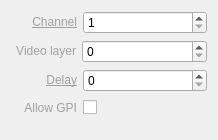
<?xml version="1.0" encoding="UTF-8"?>
<ui version="4.0">
 <class>InspectorOutputWidget</class>
 <widget class="QWidget" name="InspectorOutputWidget">
  <property name="geometry">
   <rect>
    <x>0</x>
    <y>0</y>
    <width>218</width>
    <height>140</height>
   </rect>
  </property>
  <property name="sizePolicy">
   <sizepolicy hsizetype="Expanding" vsizetype="Preferred">
    <horstretch>0</horstretch>
    <verstretch>0</verstretch>
   </sizepolicy>
  </property>
  <layout class="QVBoxLayout" name="verticalLayout">
   <item>
    <layout class="QHBoxLayout" name="horizontalLayoutChannel">
     <item>
      <spacer name="horizontalSpacerChannel">
       <property name="orientation">
        <enum>Qt::Horizontal</enum>
       </property>
       <property name="sizeType">
        <enum>QSizePolicy::Fixed</enum>
       </property>
       <property name="sizeHint" stdset="0">
        <size>
         <width>21</width>
         <height>20</height>
        </size>
       </property>
      </spacer>
     </item>
     <item>
      <widget class="QLabel" name="labelChannel">
       <property name="text">
        <string>&lt;a href=&quot;Channel&quot; style=&quot;color: #A0A0A0;&quot;&gt;Channel&lt;/a&gt;</string>
       </property>
       <property name="alignment">
        <set>Qt::AlignRight|Qt::AlignTrailing|Qt::AlignVCenter</set>
       </property>
      </widget>
     </item>
     <item>
      <widget class="QSpinBox" name="spinBoxChannel">
       <property name="sizePolicy">
        <sizepolicy hsizetype="Expanding" vsizetype="Fixed">
         <horstretch>0</horstretch>
         <verstretch>0</verstretch>
        </sizepolicy>
       </property>
       <property name="minimum">
        <number>1</number>
       </property>
       <property name="maximum">
        <number>99</number>
       </property>
      </widget>
     </item>
    </layout>
   </item>
   <item>
    <layout class="QHBoxLayout" name="horizontalLayoutVideolayer">
     <item>
      <spacer name="horizontalSpacerVideolayer">
       <property name="orientation">
        <enum>Qt::Horizontal</enum>
       </property>
       <property name="sizeType">
        <enum>QSizePolicy::Fixed</enum>
       </property>
       <property name="sizeHint" stdset="0">
        <size>
         <width>5</width>
         <height>20</height>
        </size>
       </property>
      </spacer>
     </item>
     <item>
      <widget class="QLabel" name="labelVideolayer">
       <property name="text">
        <string>&lt;a href=&quot;Video layer&quot; style=&quot;color: #A0A0A0;&quot;&gt;Video layer&lt;/a&gt;</string>
       </property>
       <property name="alignment">
        <set>Qt::AlignRight|Qt::AlignTrailing|Qt::AlignVCenter</set>
       </property>
      </widget>
     </item>
     <item>
      <widget class="QSpinBox" name="spinBoxVideolayer">
       <property name="sizePolicy">
        <sizepolicy hsizetype="Expanding" vsizetype="Fixed">
         <horstretch>0</horstretch>
         <verstretch>0</verstretch>
        </sizepolicy>
       </property>
       <property name="maximum">
        <number>9999</number>
       </property>
      </widget>
     </item>
    </layout>
   </item>
   <item>
    <layout class="QHBoxLayout" name="horizontalLayoutDelay">
     <item>
      <spacer name="horizontalSpacerDelay">
       <property name="orientation">
        <enum>Qt::Horizontal</enum>
       </property>
       <property name="sizeType">
        <enum>QSizePolicy::Fixed</enum>
       </property>
       <property name="sizeHint" stdset="0">
        <size>
         <width>35</width>
         <height>20</height>
        </size>
       </property>
      </spacer>
     </item>
     <item>
      <widget class="QLabel" name="labelDelay">
       <property name="text">
        <string>&lt;a href=&quot;Delay&quot; style=&quot;color: #A0A0A0;&quot;&gt;Delay&lt;/a&gt;</string>
       </property>
       <property name="alignment">
        <set>Qt::AlignRight|Qt::AlignTrailing|Qt::AlignVCenter</set>
       </property>
      </widget>
     </item>
     <item>
      <widget class="QSpinBox" name="spinBoxDelay">
       <property name="sizePolicy">
        <sizepolicy hsizetype="Expanding" vsizetype="Fixed">
         <horstretch>0</horstretch>
         <verstretch>0</verstretch>
        </sizepolicy>
       </property>
       <property name="maximum">
        <number>99999</number>
       </property>
      </widget>
     </item>
    </layout>
   </item>
   <item>
    <layout class="QHBoxLayout" name="horizontalLayoutAllowGpi">
     <item>
      <spacer name="horizontalSpacerAllowGpi1">
       <property name="orientation">
        <enum>Qt::Horizontal</enum>
       </property>
       <property name="sizeType">
        <enum>QSizePolicy::Fixed</enum>
       </property>
       <property name="sizeHint" stdset="0">
        <size>
         <width>13</width>
         <height>20</height>
        </size>
       </property>
      </spacer>
     </item>
     <item>
      <widget class="QLabel" name="labelAllowGpi">
       <property name="text">
        <string>&lt;a href=&quot;Allow GPI&quot; style=&quot;color: #A0A0A0;&quot;&gt;Allow GPI&lt;/a&gt;</string>
       </property>
       <property name="alignment">
        <set>Qt::AlignRight|Qt::AlignTrailing|Qt::AlignVCenter</set>
       </property>
      </widget>
     </item>
     <item>
      <widget class="QCheckBox" name="checkBoxAllowGpi">
       <property name="layoutDirection">
        <enum>Qt::RightToLeft</enum>
       </property>
       <property name="text">
        <string/>
       </property>
      </widget>
     </item>
     <item>
      <spacer name="horizontalSpacerAllowGpi2">
       <property name="orientation">
        <enum>Qt::Horizontal</enum>
       </property>
       <property name="sizeHint" stdset="0">
        <size>
         <width>40</width>
         <height>20</height>
        </size>
       </property>
      </spacer>
     </item>
    </layout>
   </item>
   <item>
    <spacer name="verticalSpacerOutput">
     <property name="orientation">
      <enum>Qt::Vertical</enum>
     </property>
     <property name="sizeType">
      <enum>QSizePolicy::Fixed</enum>
     </property>
     <property name="sizeHint" stdset="0">
      <size>
       <width>20</width>
       <height>10</height>
      </size>
     </property>
    </spacer>
   </item>
  </layout>
 </widget>
 <resources/>
 <connections>
  <connection>
   <sender>spinBoxChannel</sender>
   <signal>valueChanged(int)</signal>
   <receiver>InspectorOutputWidget</receiver>
   <slot>channelChanged(int)</slot>
   <hints>
    <hint type="sourcelabel">
     <x>196</x>
     <y>29</y>
    </hint>
    <hint type="destinationlabel">
     <x>206</x>
     <y>46</y>
    </hint>
   </hints>
  </connection>
  <connection>
   <sender>spinBoxVideolayer</sender>
   <signal>valueChanged(int)</signal>
   <receiver>InspectorOutputWidget</receiver>
   <slot>videolayerChanged(int)</slot>
   <hints>
    <hint type="sourcelabel">
     <x>196</x>
     <y>57</y>
    </hint>
    <hint type="destinationlabel">
     <x>206</x>
     <y>77</y>
    </hint>
   </hints>
  </connection>
  <connection>
   <sender>spinBoxDelay</sender>
   <signal>valueChanged(int)</signal>
   <receiver>InspectorOutputWidget</receiver>
   <slot>delayChanged(int)</slot>
   <hints>
    <hint type="sourcelabel">
     <x>196</x>
     <y>85</y>
    </hint>
    <hint type="destinationlabel">
     <x>206</x>
     <y>104</y>
    </hint>
   </hints>
  </connection>
  <connection>
   <sender>labelDelay</sender>
   <signal>linkActivated(QString)</signal>
   <receiver>InspectorOutputWidget</receiver>
   <slot>resetDelay(QString)</slot>
   <hints>
    <hint type="sourcelabel">
     <x>58</x>
     <y>80</y>
    </hint>
    <hint type="destinationlabel">
     <x>8</x>
     <y>79</y>
    </hint>
   </hints>
  </connection>
  <connection>
   <sender>labelVideolayer</sender>
   <signal>linkActivated(QString)</signal>
   <receiver>InspectorOutputWidget</receiver>
   <slot>resetVideolayer(QString)</slot>
   <hints>
    <hint type="sourcelabel">
     <x>63</x>
     <y>54</y>
    </hint>
    <hint type="destinationlabel">
     <x>0</x>
     <y>53</y>
    </hint>
   </hints>
  </connection>
  <connection>
   <sender>labelChannel</sender>
   <signal>linkActivated(QString)</signal>
   <receiver>InspectorOutputWidget</receiver>
   <slot>resetChannel(QString)</slot>
   <hints>
    <hint type="sourcelabel">
     <x>68</x>
     <y>17</y>
    </hint>
    <hint type="destinationlabel">
     <x>2</x>
     <y>22</y>
    </hint>
   </hints>
  </connection>
  <connection>
   <sender>checkBoxAllowGpi</sender>
   <signal>stateChanged(int)</signal>
   <receiver>InspectorOutputWidget</receiver>
   <slot>allowGpiChanged(int)</slot>
   <hints>
    <hint type="sourcelabel">
     <x>93</x>
     <y>101</y>
    </hint>
    <hint type="destinationlabel">
     <x>185</x>
     <y>124</y>
    </hint>
   </hints>
  </connection>
  <connection>
   <sender>labelAllowGpi</sender>
   <signal>linkActivated(QString)</signal>
   <receiver>InspectorOutputWidget</receiver>
   <slot>resetAllowGpi(QString)</slot>
   <hints>
    <hint type="sourcelabel">
     <x>52</x>
     <y>107</y>
    </hint>
    <hint type="destinationlabel">
     <x>29</x>
     <y>116</y>
    </hint>
   </hints>
  </connection>
 </connections>
 <slots>
  <slot>channelChanged(int)</slot>
  <slot>videolayerChanged(int)</slot>
  <slot>delayChanged(int)</slot>
  <slot>resetDelay(QString)</slot>
  <slot>resetVideolayer(QString)</slot>
  <slot>resetChannel(QString)</slot>
  <slot>allowGpiChanged(int)</slot>
  <slot>resetAllowGpi(QString)</slot>
 </slots>
</ui>
